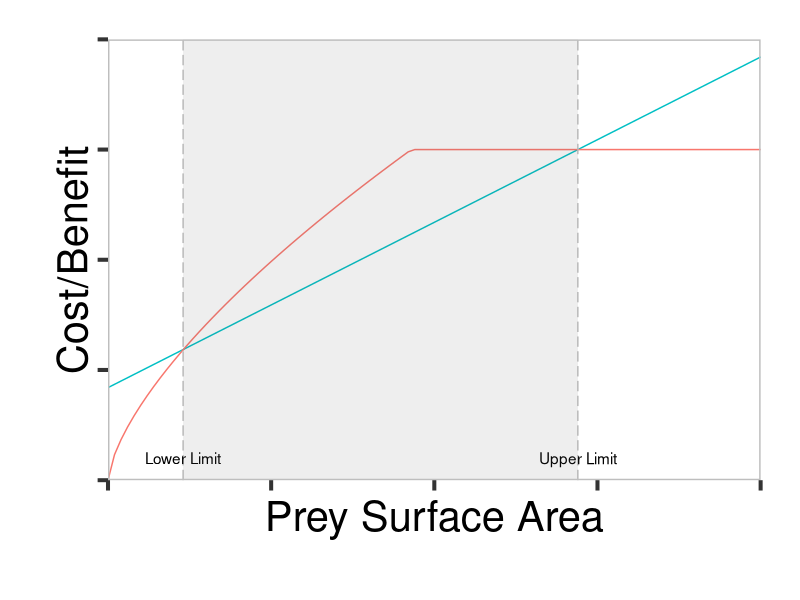

Generate this figure with R:
# TODO: Add comment
# 
# Author: user
###############################################################################

# good website with dets how to draw functions with ggplot
#https://kohske.wordpress.com/2010/12/25/draw-function-without-data-in-ggplot2/

library(ggplot2)
library(grid)

mytheme <-theme_bw(base_size=30)  + theme(legend.position="none", plot.title = element_text(vjust=2), panel.margin= unit(0.75, "lines"), 
		axis.title.y = element_text(vjust=0), plot.margin=unit(c(1,1,1.5,1.2),"cm"), 
		panel.grid.major = element_blank(), panel.grid.minor = element_blank(), axis.text.y = element_blank(), axis.text.x = element_blank(),
		panel.border = element_rect(fill = NA, colour = "grey", linetype=1, size = 1)) +  theme(strip.background = element_rect(fill = 'white'))


## good constants choosen to illistrate my point!

A = 0.75
CostZero = 0.21
CostFun = function(x)(x * A) + CostZero

BenConst = 1.25
FdLmt = 0.75
LmInput = (FdLmt/BenConst) ^ (3/2)

BenFun = function(x)ifelse(x > LmInput, ((LmInput ^ (2/3)) * BenConst), ((x ^ (2/3)) * BenConst))
	
pdf("RuthEcuador2013/BoxFeedingTrials/Graphs/ModelGraph.pdf", width =10, height =10, unit)

ggplot(data.frame(x=c(0, 1)), aes(x)) + stat_function(fun=CostFun, aes(colour = "Cost")) + stat_function(fun = BenFun, aes(colour = "Benefit")) +
		xlab("Prey Surface Area") + ylab("Cost/Benefit") + geom_vline(xintercept = 0.72, linetype = 5, colour = "grey") + 
		geom_vline(xintercept = 0.115, linetype = 5, colour = "grey") + mytheme + annotate("text", x = 0.115, y = 0.05, label = "Lower Limit") +
		annotate("text", x = 0.72, y = 0.05, label = "Upper Limit") + annotate("rect", xmin = 0.115, xmax= 0.72, ymin = 0, ymax = 1, alpha = 0.1) +
		scale_x_continuous(expand = c(0, 0)) + scale_y_continuous(expand = c(0, 0))
		

  dev.off()
